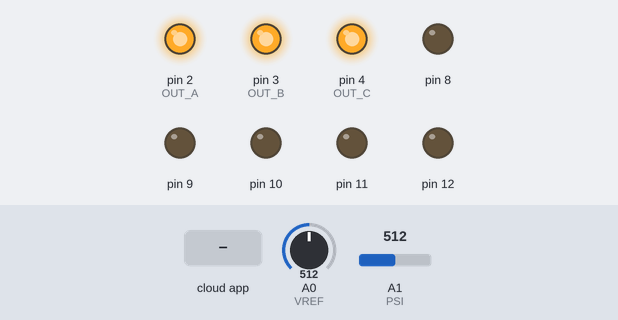
A sketch run on a simulated Arduino Uno, built with avr-gcc and run on an emulated ATmega328P. Parts: output pins drawn as LEDs (lit = HIGH). Inputs (shaded band) come from the test bench; at power-on: A0 (VREF) = 512, A1 (PSI) = 512. The ROS host is connected and sends only what is stated.

Above: at 1.2 s.
1.3 s: the phone or cloud app sets grip_state to 1
At 2.5 s:
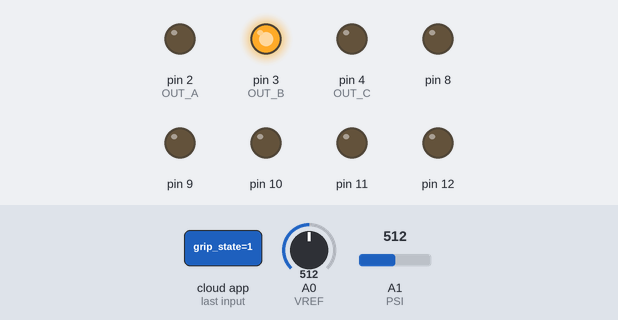
2.8 s: the phone or cloud app sets grip_state to 0
At 3.8 s:
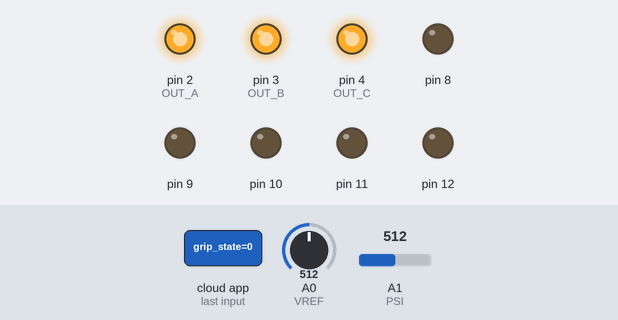
Timing chart, 0 to 5.8 s (numbered marks = the images above; inputs shaded):
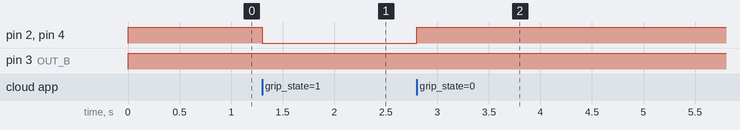

Measured:
- after the input at 1.3 s, pin 2 (OUT_A), pin 4 (OUT_C): HIGH → LOW at once
- after the input at 2.8 s, pin 2 (OUT_A), pin 4 (OUT_C): LOW → HIGH at once

The sketch:

co_drive_driver.ino
```cpp
/*
 * Co-Drive Hardware Driver
 *
 * Controls pneumatic system for Co-Drive
 *
 * Subscribes to
 * /codrive_driver/gripper_state    (0 = Off, 1 = On)
 * /codrive_driver/relay_state      (0 = Neutral, 1 = Close, 2 = Open)
 * both are UInt8s, relay must be turned on for states to function
 *
 */

#include <ros.h>
#include <std_msgs/UInt8.h>

//Gripper States
#define GRIP_NEUTRAL 0
#define GRIP_CLOSE 1
#define GRIP_OPEN 2

//Relay States
#define RELAY_OFF 0
#define RELAY_ON 1


//Control Lines
#define OUT_A 2 //Close gripper solenoid
#define OUT_B 3 //Open gripper solenoid
#define OUT_C 4 //Turns air pump on


//+3.3V Vref
#define VREF A0


//Co-Drive PSI
#define PSI A1


//Presure Limits in 0.1 PSI
#define MAX 100
#define MIN -50


//Relay Bitmask
#define RELAY_MASK B00011111


//Gripper Bitmask
#define GRIP_MASK B00011100

//=====================================================================================================================

byte relay_state = 0; //default to relay off
byte gripper_state = 0; //default to neutral grip
byte prev_gripper_state = 0;  //default to neutral grip prev. state


//ROS Arduino reference: http://wiki.ros.org/rosserial_arduino/

ros::NodeHandle nh;

//Gripper Subscriber
void gripperCb (const std_msgs::UInt8& msg){

  gripper_state = msg.data;

}

ros::Subscriber<std_msgs::UInt8> grip_sub("codrive_driver/grip_state", &gripperCb);


//Relay Subscriber
void relayCb (const std_msgs::UInt8& msg){

  relay_state = msg.data;

}

ros::Subscriber<std_msgs::UInt8> relay_sub("codrive_driver/relay_state", &relayCb);


byte getPSI () {

  float comp = 3.3 / analogRead(VREF);
  return (byte) (7.288016*analogRead(PSI)*comp - 21.65923);

}


//TODO: NEED TO CHECK IF ALL THESE FUNCTIONS ARE LOGICAL FOR THE ACTUAL SYSTEM

//======================================================================================================

void relaxGrip() {

  if (((getPSI() > 3) || (getPSI() < -3)) && (prev_gripper_state == GRIP_CLOSE)){

      PORTD = PORTD | B00010100;  //Write Pin 2 and 4 High -> FETs pulled Low
      PORTD = PORTD & B11110111;  //Clear Pin 3 -> FET pulled High

  } else if (((getPSI() > 3) || (getPSI() < -3)) && (prev_gripper_state == GRIP_OPEN)) {

      PORTD = PORTD | B00001100;  //Write Pin 2 and 3 High -> Fets pulled Low
      PORTD = PORTD & B11101111;  //Clear Pin 4 -> FET pulled High

  } else {

      PORTD = PORTD | B00011100;    //Write pins 2-4 high -> FETs pulled Low
      prev_gripper_state = gripper_state;

  }
}


void closeGrip() {

  if(getPSI() < MAX) {

      PORTD = PORTD | B00001000;  //Write Pin 3 High -> Fet pulled Low
      PORTD = PORTD & B11101011;  //Clear Pin 2 and 4 -> FETs pulled High

  } else {

      PORTD = PORTD | B00011100;    //Write pins 2-4 high -> FETs pulled Low
      prev_gripper_state = gripper_state;

  }
}


void openGrip() {

  if(getPSI() > MIN) {

      PORTD = PORTD | B00010000;    //Write Pin 4 High -> FET pulled Low
      PORTD = PORTD & B11110011;    //Clear Pin 2 and 3 -> FETs pulled High

  } else {

      PORTD = PORTD | B00011100;    //Write pins 2-4 high -> FETs pulled Low
      prev_gripper_state = gripper_state;

  }

}


void relayOn() {

  // This code utilizes a bitmask to flip pins #-# at the same exact time to ensure that they are not creating any
  // short. This provides the neccassary 80 mA +/- 10% to properly drive the onboard relay.
  PORTB = PORTB | RELAY_MASK;

}


void relayOff() {

  //Disable Relay
  PORTB = PORTB & (~RELAY_MASK);

}


void setup() {


    //+24V Digital Line Control via FETs
    pinMode(OUT_A, OUTPUT);
    pinMode(OUT_B, OUTPUT);
    pinMode(OUT_C, OUTPUT);


    //Pin 5 High Impedance - This ensures the output bank will function properly
    pinMode(5, INPUT);
    //The reason for this was due to a physical error in the boards design related
    //To how much current digital pins are capable of sourcing.
    //Do not alter this unless the physical issue has been repaired or you are
    //Implementing an alternate fix


    //Port B Output Pins - Used to provide 100 mA to the relay.
    pinMode(8,OUTPUT);
    pinMode(9,OUTPUT);
    pinMode(10,OUTPUT);
    pinMode(11,OUTPUT);
    pinMode(12,OUTPUT);
    //This requires pin 8-12 to be jumped to pin 5, and for
    //Pin 5 to be high impedance (ie: input). The other option
    //is to cut the pin 5 trace and attach to pin 5 of K1 relay
    //ENSURE THESE ARE ONLY USED VIA PORT MANIPULATION    !!!
    //IF THESE PINS AREN'T THE SAME YOU'RE SHORTING THEM  !!!


    //ROS Node Handle Initialization
    nh.initNode();
    nh.subscribe(grip_sub);
    nh.subscribe(grip_sub);

}

void loop() {

  switch (relay_state){

    case RELAY_OFF:
      relayOff();
      nh.logdebug("Relay State: RELAY_OFF");
      break;

    case RELAY_ON:
      relayOn();
      nh.logdebug("Relay State: RELAY_ON");
      break;
  }

  switch (gripper_state){

    case GRIP_NEUTRAL:
      relaxGrip();
      nh.logdebug("State: GRIP_NEUTRAL");
      break;

    case GRIP_CLOSE:
      closeGrip();
      nh.logdebug("State: GRIP_CLOSE");
      break;

    case GRIP_OPEN:
      openGrip();
      nh.logdebug("State: GRIP_OPEN");
      break;
  }

  nh.spinOnce();

}
```
